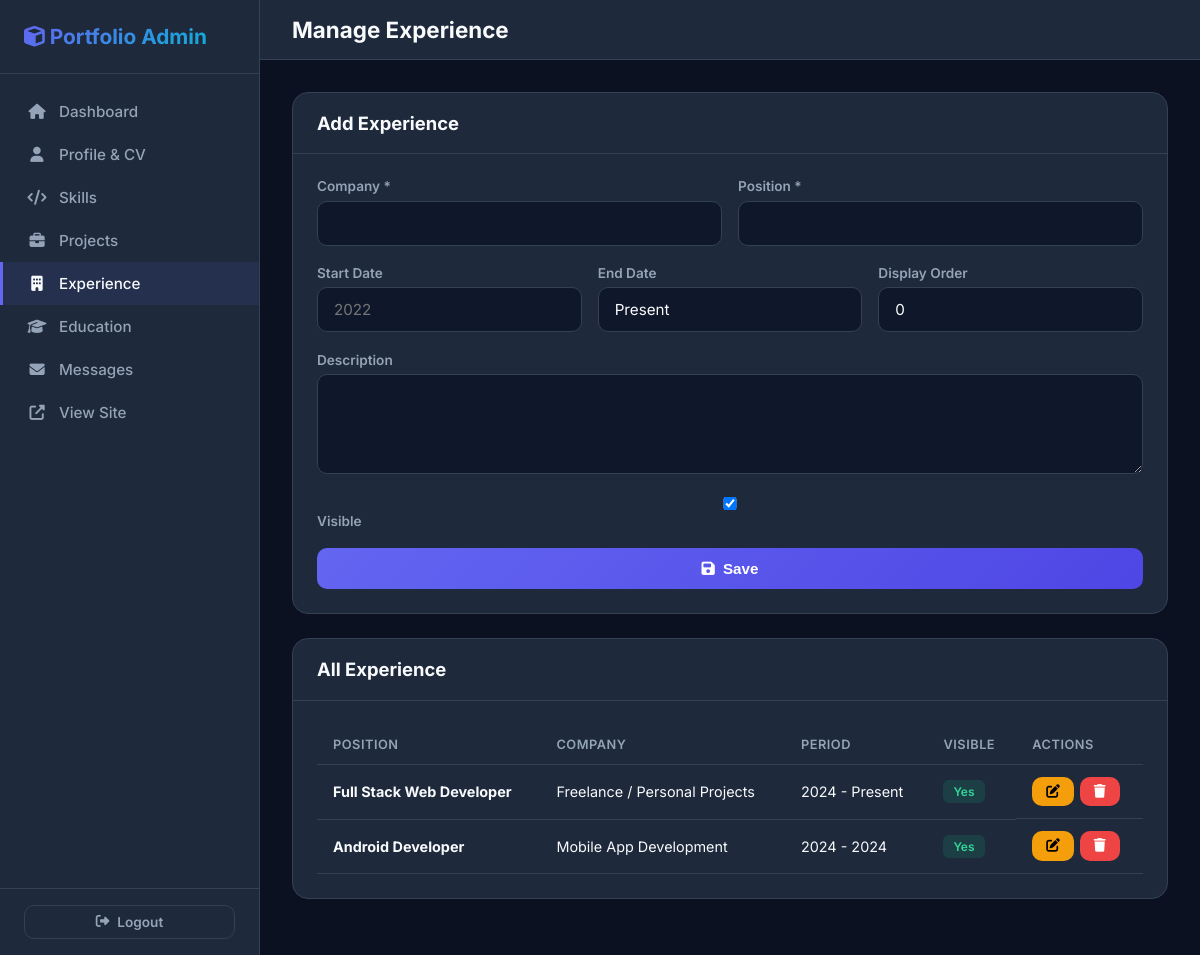
Screenshot of /admin/experience.php (signed in) with the database file from the repository.
### tables this page shows
CREATE TABLE IF NOT EXISTS experience (
    id INT AUTO_INCREMENT PRIMARY KEY,
    company VARCHAR(150) NOT NULL,
    position VARCHAR(150) NOT NULL,
    start_date VARCHAR(20),
    end_date VARCHAR(20) DEFAULT 'Present',
    description TEXT,
    is_visible TINYINT(1) DEFAULT 1,
    display_order INT DEFAULT 0,
    created_at TIMESTAMP DEFAULT CURRENT_TIMESTAMP
);

### includes/functions.php (called while the page is built, shortened)
<?php
function getExperience($visibleOnly = true) {
    $conn = getDBConnection();
    $sql = "SELECT * FROM experience";
    $sql .= " ORDER BY display_order ASC";
    $result = $conn->query($sql);
    $exp = [];
    while ($row = $result->fetch_assoc()) {
        $exp[] = $row;
    }
    return $exp;
}
?>

### admin/experience.php (the view, shortened to what this page needs)
<?php
require_once '../includes/functions.php';
$experience = getExperience(false);
$editExp = null;
$unread = getUnreadCount();
?>
<!DOCTYPE html>
<html lang="en">
<head>
    <link rel="stylesheet" href="https://cdnjs.cloudflare.com/ajax/libs/font-awesome/6.5.1/css/all.min.css">
    <link rel="stylesheet" href="../assets/css/admin.css">
</head>
<body>
<div class="admin-wrapper">
    <aside class="sidebar" id="sidebar">
        <div class="sidebar-header"><h2><i class="fas fa-cube"></i> Portfolio Admin</h2></div>
        <nav class="sidebar-nav">
            <a href="index.php"><i class="fas fa-home"></i> Dashboard</a>
            <a href="profile.php"><i class="fas fa-user"></i> Profile & CV</a>
            <a href="skills.php"><i class="fas fa-code"></i> Skills</a>
            <a href="projects.php"><i class="fas fa-briefcase"></i> Projects</a>
            <a href="experience.php" class="active"><i class="fas fa-building"></i> Experience</a>
            <a href="education.php"><i class="fas fa-graduation-cap"></i> Education</a>
            <a href="messages.php"><i class="fas fa-envelope"></i> Messages <?php if($unread): ?><span class="badge badge-danger"><?php echo $unread; ?></span><?php endif; ?></a>
            <a href="../index.php" target="_blank"><i class="fas fa-external-link-alt"></i> View Site</a>
        </nav>
        <div class="sidebar-footer">
            <a href="logout.php" class="btn btn-outline btn-sm" style="width:100%;"><i class="fas fa-sign-out-alt"></i> Logout</a>
        </div>
    </aside>
    <div class="main-content">
        <div class="topbar">
            <div style="display:flex;align-items:center;gap:1rem;">
                <h1>Manage Experience</h1>
            </div>
        </div>
        <div class="content-area">
            <div class="card">
                <div class="card-header">
                    <h2><?php echo $editExp ? 'Edit Experience' : 'Add Experience'; ?></h2>
                </div>
                <div class="card-body">
                    <form method="POST">
                        <div class="form-row">
                            <div class="form-group">
                                <label>Company *</label>
                                <input type="text" name="company" required value="<?php echo htmlspecialchars($editExp['company'] ?? ''); ?>">
                            </div>
                            <div class="form-group">
                                <label>Position *</label>
                                <input type="text" name="position" required value="<?php echo htmlspecialchars($editExp['position'] ?? ''); ?>">
                            </div>
                        </div>
                        <div class="form-row-3">
                            <div class="form-group">
                                <label>Start Date</label>
                                <input type="text" name="start_date" value="<?php echo htmlspecialchars($editExp['start_date'] ?? ''); ?>" placeholder="2022">
                            </div>
                            <div class="form-group">
                                <label>End Date</label>
                                <input type="text" name="end_date" value="<?php echo htmlspecialchars($editExp['end_date'] ?? 'Present'); ?>" placeholder="Present">
                            </div>
                            <div class="form-group">
                                <label>Display Order</label>
                                <input type="number" name="display_order" value="<?php echo $editExp['display_order'] ?? 0; ?>">
                            </div>
                        </div>
                        <div class="form-group">
                            <label>Description</label>
                            <textarea name="description" rows="3"><?php echo htmlspecialchars($editExp['description'] ?? ''); ?></textarea>
                        </div>
                        <div class="form-group">
                            <label><input type="checkbox" name="is_visible" value="1" <?php echo (!$editExp || $editExp['is_visible']) ? 'checked' : ''; ?>> Visible</label>
                        </div>
                        <button type="submit" class="btn btn-primary"><i class="fas fa-save"></i> Save</button>
                    </form>
                </div>
            </div>
            <div class="card">
                <div class="card-header"><h2>All Experience</h2></div>
                <div class="card-body">
                    <div class="table-responsive">
                        <table>
                            <thead><tr><th>Position</th><th>Company</th><th>Period</th><th>Visible</th><th>Actions</th></tr></thead>
                            <tbody>
                                <?php foreach ($experience as $e): ?>
                                <tr>
                                    <td><strong><?php echo htmlspecialchars($e['position']); ?></strong></td>
                                    <td><?php echo htmlspecialchars($e['company']); ?></td>
                                    <td><?php echo htmlspecialchars($e['start_date']); ?> - <?php echo htmlspecialchars($e['end_date']); ?></td>
                                    <td><?php echo $e['is_visible'] ? '<span class="badge badge-success">Yes</span>' : '<span class="badge badge-danger">No</span>'; ?></td>
                                    <td class="action-btns">
                                        <a href="experience.php?edit=<?php echo $e['id']; ?>" class="btn btn-sm btn-warning"><i class="fas fa-edit"></i></a>
                                        <form method="POST" style="display:inline;" onsubmit="return confirm('Delete?')">
                                            <button type="submit" class="btn btn-sm btn-danger"><i class="fas fa-trash"></i></button>
                                        </form>
                                    </td>
                                </tr>
                                <?php endforeach; ?>
                            </tbody>
                        </table>
                    </div>
                </div>
            </div>
        </div>
    </div>
</div>
</body>
</html>

### assets/css/admin.css (style rules this page uses)
:root { --sidebar-width: 260px; --primary: #6366f1; --primary-dark: #4f46e5; --dark: #0f172a; --dark-2: #1e293b; --dark-3: #334155; --light: #f8fafc; --gray: #94a3b8; --success: #10b981; --danger: #ef4444; --warning: #f59e0b; }
* { margin: 0; padding: 0; box-sizing: border-box; }
body { font-family: 'Inter', system-ui, sans-serif; background: #0b1120; color: var(--light); min-height: 100vh; }
.form-group { margin-bottom: 1.2rem; }
.form-group label { display: block; font-size: 0.85rem; font-weight: 600; color: var(--gray); margin-bottom: 0.4rem; }
.form-group input, .form-group select, .form-group textarea { width: 100%; padding: 12px 16px; background: var(--dark); border: 1px solid var(--dark-3); border-radius: 10px; color: var(--light); font-size: 0.95rem; font-family: inherit; transition: all 0.3s; }
.form-group textarea { resize: vertical; min-height: 100px; }
.btn { display: inline-flex; align-items: center; justify-content: center; gap: 8px; padding: 12px 24px; border-radius: 10px; font-weight: 600; font-size: 0.95rem; border: none; cursor: pointer; transition: all 0.3s; text-decoration: none; color: white; }
.btn-primary { background: linear-gradient(135deg, #6366f1, #4f46e5); width: 100%; }
.btn-danger { background: var(--danger); }
.btn-warning { background: var(--warning); color: #000; }
.btn-sm { padding: 8px 14px; font-size: 0.85rem; }
.btn-outline { background: transparent; border: 1px solid var(--dark-3); color: var(--gray); }
.admin-wrapper { display: flex; min-height: 100vh; }
.sidebar { width: var(--sidebar-width); background: var(--dark-2); border-right: 1px solid var(--dark-3); position: fixed; top: 0; left: 0; bottom: 0; z-index: 100; display: flex; flex-direction: column; transition: all 0.3s; }
.sidebar-header { padding: 1.5rem; border-bottom: 1px solid var(--dark-3); }
.sidebar-header h2 { font-size: 1.3rem; background: linear-gradient(135deg, #6366f1, #06b6d4); -webkit-background-clip: text; -webkit-text-fill-color: transparent; }
.sidebar-nav { flex: 1; padding: 1rem 0; overflow-y: auto; }
.sidebar-nav a { display: flex; align-items: center; gap: 12px; padding: 12px 1.5rem; color: var(--gray); text-decoration: none; font-size: 0.95rem; font-weight: 500; transition: all 0.3s; border-left: 3px solid transparent; }
.sidebar-nav a:hover, .sidebar-nav a.active { background: rgba(99,102,241,0.1); color: var(--light); border-left-color: var(--primary); }
.sidebar-nav a i { width: 20px; text-align: center; }
.sidebar-footer { padding: 1rem 1.5rem; border-top: 1px solid var(--dark-3); }
.main-content { margin-left: var(--sidebar-width); flex: 1; min-height: 100vh; }
.topbar { background: var(--dark-2); border-bottom: 1px solid var(--dark-3); padding: 1rem 2rem; display: flex; align-items: center; justify-content: space-between; position: sticky; top: 0; z-index: 50; }
.topbar h1 { font-size: 1.4rem; font-weight: 700; }
.content-area { padding: 2rem; }
.card { background: var(--dark-2); border: 1px solid var(--dark-3); border-radius: 16px; margin-bottom: 1.5rem; }
.card-header { padding: 1.2rem 1.5rem; border-bottom: 1px solid var(--dark-3); display: flex; align-items: center; justify-content: space-between; }
.card-header h2 { font-size: 1.15rem; font-weight: 700; }
.card-body { padding: 1.5rem; }
.table-responsive { overflow-x: auto; }
table { width: 100%; border-collapse: collapse; }
table th, table td { padding: 12px 16px; text-align: left; border-bottom: 1px solid var(--dark-3); font-size: 0.9rem; }
table th { color: var(--gray); font-weight: 600; font-size: 0.8rem; text-transform: uppercase; letter-spacing: 0.5px; }
.badge { display: inline-block; padding: 4px 10px; border-radius: 6px; font-size: 0.75rem; font-weight: 600; }
.badge-success { background: rgba(16,185,129,0.15); color: #34d399; }
.action-btns { display: flex; gap: 6px; }
.form-row { display: grid; grid-template-columns: 1fr 1fr; gap: 1rem; }
.form-row-3 { display: grid; grid-template-columns: 1fr 1fr 1fr; gap: 1rem; }

### rows the page displays
experience: position "Full Stack Web Developer", company "Freelance / Personal Projects", start_date "2024", end_date "Present", is_visible "Yes"
experience: position "Android Developer", company "Mobile App Development", start_date "2024", end_date "2024", is_visible "Yes"
